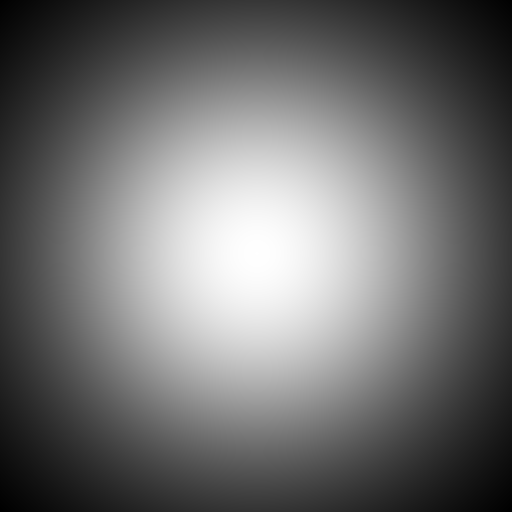
%> input picture test3.png, 512 x 512 px
$ octave COMP_FAB_PROJECT.m   (GNU Octave 9; MATLAB toolbox functions it lacks are replaced by stand-ins)
%> lines starting %> are read from the running program, lines starting %| are printed output that depends on the picture
A = imread('test3.png')/256; %input image, with values scaled down to be from 0 to 1
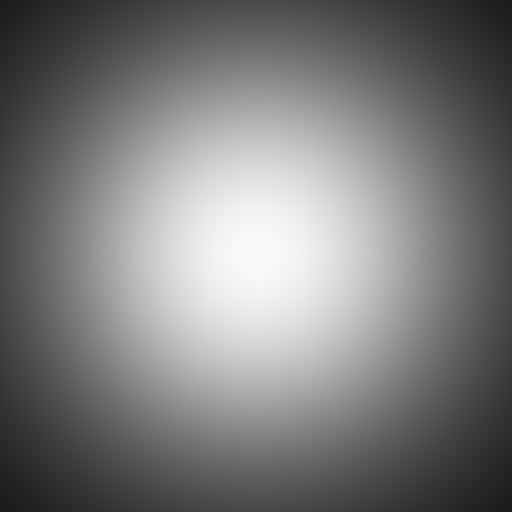
%> A: size 512x512x3 uint16; min 26, max 250, mean 123.4
%input image resolution scaling
numrows = 10;
numcols = 10;
C = imresize(A,[numrows numcols]);
imshow(C)
C=double(C);
mapping_u = zeros(numrows,numcols);
mapping_v = zeros(numrows,numcols);

%light term
L = sum(C,'all')/(numrows*numcols);
%> L = 371.5

% initialize the mapping
for i=1:numrows
    for j=1:numcols
           mapping_u(i,j) = i;
           mapping_v(i,j) = j;
    end
end
mapping = cat(3,double(mapping_u),double(mapping_v));
%delaunay triangulation of the grid, for the sake of visualization
DT = delaunay(mapping_u, mapping_v);

% main execution
delta = 0.1; %derivative step
alpha = 0.01; %learning rate
d=10; %distance between the 2 screens
%> the run ends on the next line
m = main(mapping,delta,alpha,numrows,numcols,L,C,DT);
% [25 lines not run here, left out]
% [12 lines left out: function visualize, not called in this run]

% function for angles computation from components (used for surface
% construction on blender)
% [7 lines left out: function compute_angles, not called in this run]

% function that returns the matrix of normals
% [41 lines left out: function compute_norms, not called in this run]


% main function
function m = main(map,delta,alpha,numrows,numcols,L,C, DT)
    previous_error = 100000000;
    while (alpha > 0.00001 && delta > 0.00001)
          G = gradient(map,delta,numrows,numcols,L,C);
          new_map = zeros(numrows,numcols,2);

%         loop for checking if actually increment position of a point
            f_x = map(:,:,1);
            f_y = map(:,:,2);
            for i=1:numrows
                for j=1:numcols
                    if i==1 && j==1
                        a = [(f_x(i+1,j)-f_x(i,j)),(f_y(i+1,j)-f_y(i,j))];
                        b = [(f_x(i,j+1)-f_x(i,j)),(f_y(i,j+1)-f_y(i,j))];

                        det1 = det([a;b]);

                        if det1>0
                            new_map(i,j,:) = bound(map(i,j,:) - alpha*G(i,j,:),1,numcols);
                        else
                            new_map(i,j,:) = map(i,j,:);
                        end

                    elseif  i == numcols && j==1

                        b = [(f_x(i,j+1)-f_x(i,j)),(f_y(i,j+1)-f_y(i,j))];

                        c = [f_x(i-1,j)-f_x(i,j), f_y(i-1,j)-f_y(i,j)];

                        det3 = det([b;c]);

                        if   det3>0
                            new_map(i,j,:) = bound(map(i,j,:) - alpha*G(i,j,:),1,numcols);
                        else
                            new_map(i,j,:) = map(i,j,:);
                        end

                    elseif i == numcols && j == numrows
                        c = [f_x(i-1,j)-f_x(i,j), f_y(i-1,j)-f_y(i,j)];
                        d = [f_x(i,j-1)-f_x(i,j),f_y(i,j-1)-f_y(i,j)];
                        det2 = det([c;d]);

                        if det2>0 && det3>0
                            new_map(i,j,:) = bound(map(i,j,:) - alpha*G(i,j,:),1,numcols);
                        else
                            new_map(i,j,:) = map(i,j,:);
                        end

                    elseif i ==1 && j == numrows
                        a = [(f_x(i+1,j)-f_x(i,j)),(f_y(i+1,j)-f_y(i,j))];
                        d = [f_x(i,j-1)-f_x(i,j),f_y(i,j-1)-f_y(i,j)];
                        det4 = det([d;a]);

                        if det4>0
                            new_map(i,j,:) = bound(map(i,j,:) - alpha*G(i,j,:),1,numcols);
                        else
                            new_map(i,j,:) = map(i,j,:);
                        end

                    elseif i ==1
                        a = [(f_x(i+1,j)-f_x(i,j)),(f_y(i+1,j)-f_y(i,j))];
                        b = [(f_x(i,j+1)-f_x(i,j)),(f_y(i,j+1)-f_y(i,j))];
                        d = [f_x(i,j-1)-f_x(i,j),f_y(i,j-1)-f_y(i,j)];

                        det1 = det([a;b]);
                        det4 = det([d;a]);

                        if det1>0 && det4>0
                            new_map(i,j,:) = bound(map(i,j,:) - alpha*G(i,j,:),1,numcols);
                        else
                            new_map(i,j,:) = map(i,j,:);
                        end

                    elseif j ==1
                        a = [(f_x(i+1,j)-f_x(i,j)),(f_y(i+1,j)-f_y(i,j))];
                        b = [(f_x(i,j+1)-f_x(i,j)),(f_y(i,j+1)-f_y(i,j))];
                        c = [f_x(i-1,j)-f_x(i,j), f_y(i-1,j)-f_y(i,j)];

                        det1 = det([a;b]);
                        det3 = det([b;c]);

                        if det1>0 && det3>0
                            new_map(i,j,:) = bound(map(i,j,:) - alpha*G(i,j,:),1,numcols);
                        else
                            new_map(i,j,:) = map(i,j,:);
                        end

                    elseif i == numcols

                        b = [(f_x(i,j+1)-f_x(i,j)),(f_y(i,j+1)-f_y(i,j))];
                        c = [f_x(i-1,j)-f_x(i,j), f_y(i-1,j)-f_y(i,j)];
                        d = [f_x(i,j-1)-f_x(i,j),f_y(i,j-1)-f_y(i,j)];

                        det2 = det([c;d]);
                        det3 = det([b;c]);

                        if  det2>0 && det3>0
                            new_map(i,j,:) = bound(map(i,j,:) - alpha*G(i,j,:),1,numcols);
                        else
                            new_map(i,j,:) = map(i,j,:);
                        end
                    elseif j ==numrows
                        a = [(f_x(i+1,j)-f_x(i,j)),(f_y(i+1,j)-f_y(i,j))];
                        c = [f_x(i-1,j)-f_x(i,j), f_y(i-1,j)-f_y(i,j)];
                        d = [f_x(i,j-1)-f_x(i,j),f_y(i,j-1)-f_y(i,j)];

                        det2 = det([c;d]);
                        det4 = det([d;a]);

                        if det2>0 && det4>0
                            new_map(i,j,:) = bound(map(i,j,:) - alpha*G(i,j,:),1,numcols);
                        else
                            new_map(i,j,:) = map(i,j,:);
                        end

                    else

                    a = [(f_x(i+1,j)-f_x(i,j)),(f_y(i+1,j)-f_y(i,j))];
                    b = [(f_x(i,j+1)-f_x(i,j)),(f_y(i,j+1)-f_y(i,j))];
                    c = [f_x(i-1,j)-f_x(i,j), f_y(i-1,j)-f_y(i,j)];
                    d = [f_x(i,j-1)-f_x(i,j),f_y(i,j-1)-f_y(i,j)];

                    det1 = det([a;b]);
                    det2 = det([c;d]);
                    det3 = det([b;c]);
                    det4 = det([d;a]);

                    if det1>0 && det2>0 && det3>0 && det4>0
                        new_map(i,j,:) = bound(map(i,j,:) - alpha*G(i,j,:),1,numcols);
                    else
                        new_map(i,j,:) = map(i,j,:);
                    end
                    end

                end
            end


          new_map(1,:,1) = map(1,:,1);
          new_map(numcols,:,1) = map(numcols,:,1);
          new_map(:,1,2) = map(:,1,2);
          new_map(:,numcols,2) = map(:,numcols,2);

        plot(new_map(:,:,1),new_map(:,:,2),'*');
        triplot(DT,new_map(:,:,1),new_map(:,:,2));
        %uncomment to visualize the error function
%       E = abs(error_matrix(new_map,numcols,numrows,L,C))/200;
        %imshow(E);
        %E(1,1)
        drawnow;
        current_error = error(new_map,numcols,numrows,L,C);

        if previous_error > current_error
            map = new_map;
            previous_error = current_error;
        else
            alpha = alpha/2;
        end

        fprintf("Error %f,  stepsize, %f \n", current_error, alpha);
    end

    m = map;

end

% function to compute the gradient
function G = gradient(map,delta,numrows,numcols,L,C)
% gradient matrix
    G_x = zeros(numrows,numcols);
    G_y = zeros(numrows,numcols);

    for i=1:numrows
        for j=1:numcols
%             once for the y
              map_new_y = update_map(map,delta,'y',i,j);
              map = double(map);

              G_y(i,j) = (error(map_new_y, numcols,numrows,L,C) - error(map,numcols,numrows,L,C))/delta;
%             once for the x
              map_new_x = update_map(map,delta,'x',i,j);
              G_x(i,j) = (error(map_new_x, numcols,numrows,L,C) - error(map,numcols,numrows,L,C))/delta;

        end
    end

    G = cat(3,double(G_x),double(G_y));

end


% function to compute the error for one of the N component of the gradient
function e = error(map,numcols,numrows,L,C)
    Jacobian = zeros(numrows,numcols);
    for i=1:numrows
        for j=1:numcols
           Jacobian(i,j) = 0.25*jacobian_el(i,j,map,numcols,numrows);

        end
    end
    % compute the D
    D = L*Jacobian - C;
    e = sqrt(sum(D.^2,'all'));

end
